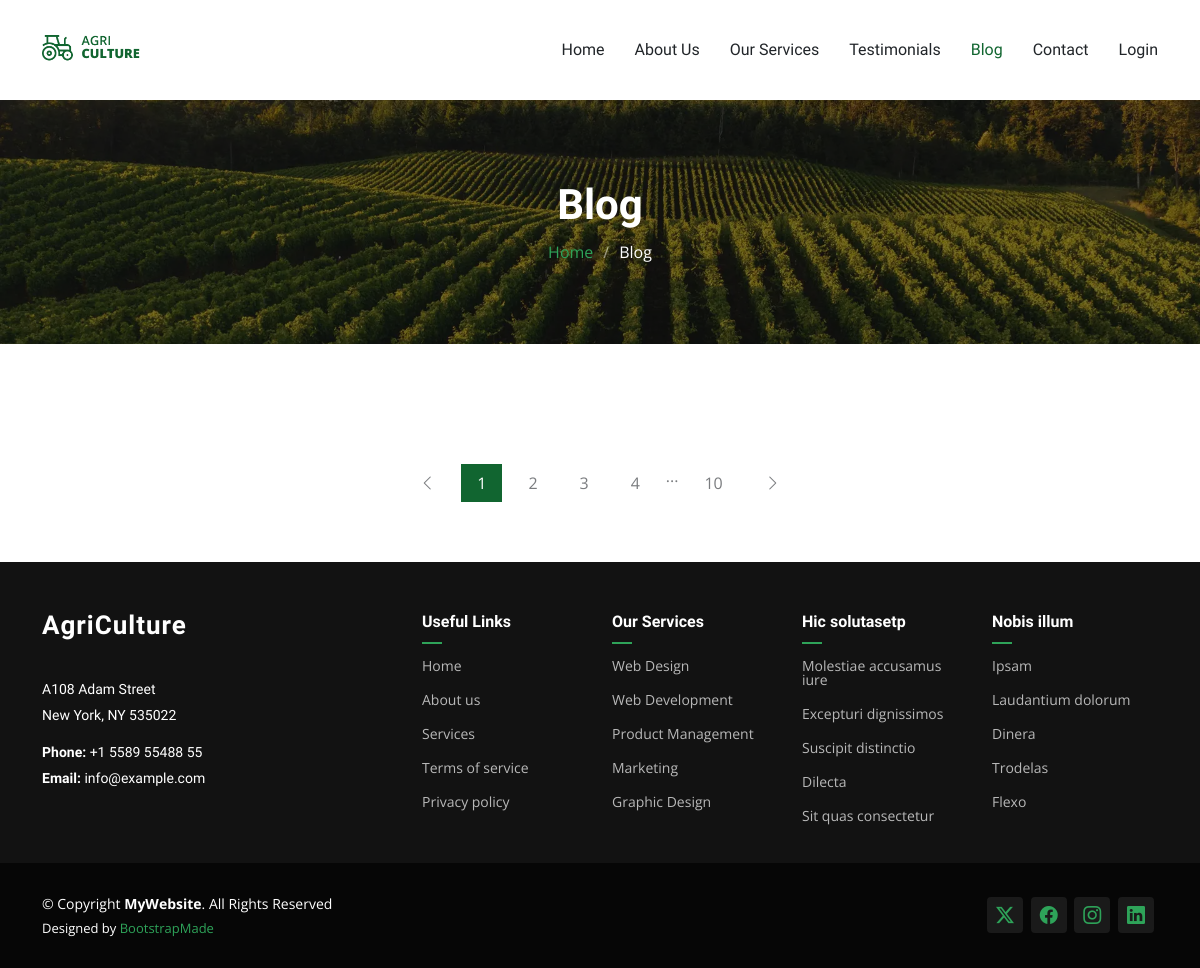
The page /blog/ on the database as committed earlier.
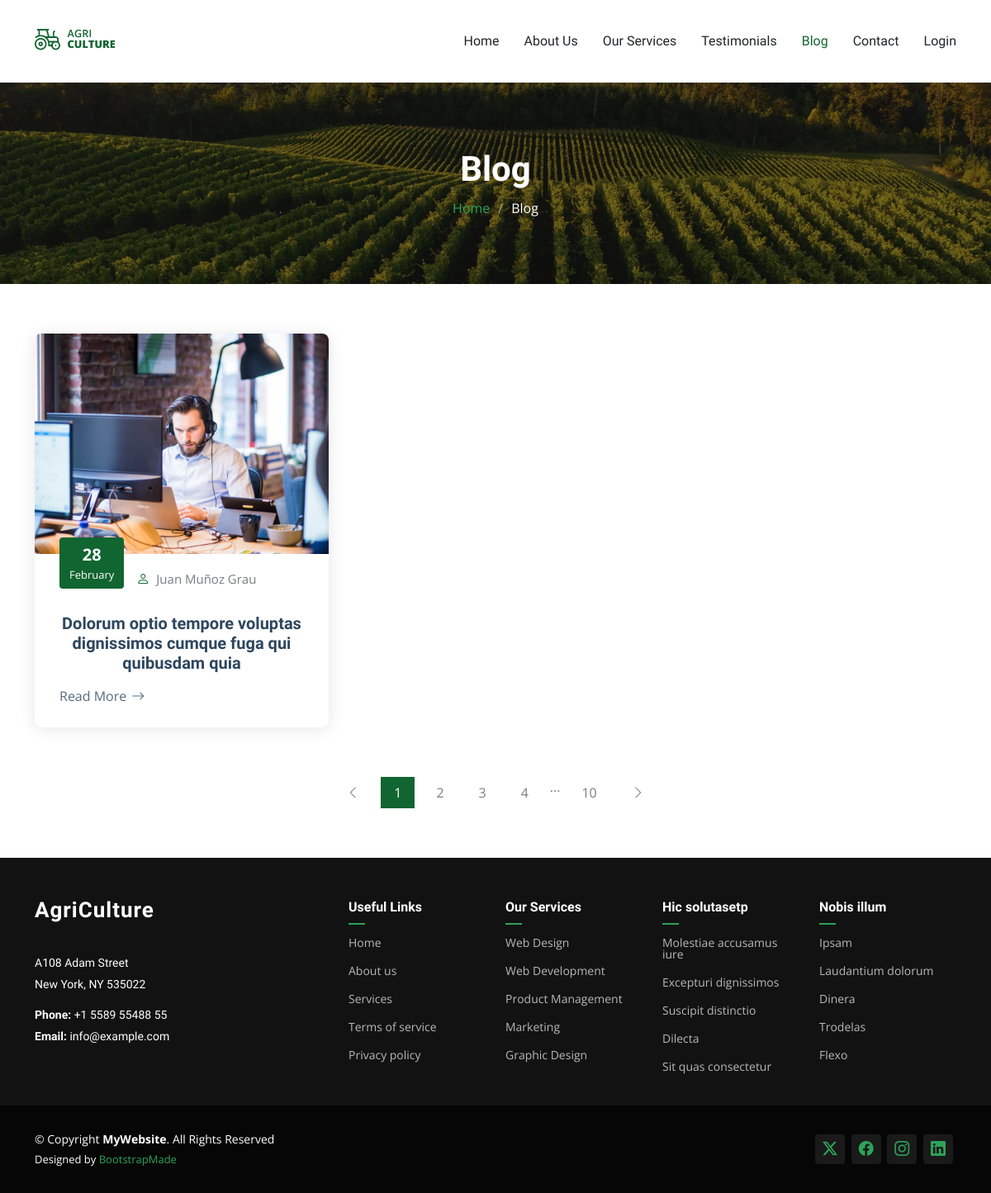
The same page on the database as committed later.
### blog/models.py (models this page shows, shortened)
class Post(models.Model):
    title = models.CharField(max_length=200, verbose_name='Title')
    subtitle = models.CharField(max_length=200, verbose_name='Subtitle')
    content = models.TextField(verbose_name='Content')
    image = models.ImageField(verbose_name='Image', upload_to='posts', null=False, blank=False)
    author = models.ForeignKey(User, verbose_name='Author', on_delete=models.CASCADE)
    created_at = models.DateTimeField(auto_now_add=True, verbose_name="Creation Date")
    updated_at = models.DateTimeField(auto_now=True, verbose_name = "Edition Date")
    published_at = models.DateTimeField(verbose_name="Published Date", default=now)
    class Meta:
        verbose_name = "Post"
        verbose_name_plural = "Posts"
        ordering = ['-created_at']

### blog/views.py (the view)
# urls.py: path('', PublicPostListView.as_view(), name='post-list'),
class PublicPostListView(ListView):
    model = Post
    template_name = "blog/post_list.html"
    context_object_name = "posts"
    ordering = ["published_at"]
    paginate_by = 6
    def get_queryset(self):
        queryset = super().get_queryset()
        return queryset
    def get_context_data(self, **kwargs):
        context = super().get_context_data(**kwargs)
        return context

### core/templates/blog/post_list.html (shortened to what this page needs)
{% extends 'partials/base.html' %}
{% load static %}
{% block content %}
    {% include 'sections/page-title.html' with page_title="Blog" page_subtitle="Blog" %}
    <section id="blog-posts-2" class="blog-posts-2 section">
        <div class="container">
            <div class="row gy-4">
                {% for post in posts %}
                    <div class="col-lg-4">
                        <article class="position-relative h-100">
                            <div class="post-img position-relative overflow-hidden">
                                <img src="{{ post.image.url }}" class="img-fluid" alt="">
                            </div>
                            <div class="meta d-flex align-items-end">
                                <span class="post-date"><span>{{ post.published_at|date:"d" }}</span>{{ post.published_at|date:"F" }}</span>
                                <div class="d-flex align-items-center">
                                    <i class="bi bi-person"></i> <span class="ps-2">{{ post.author.first_name }} {{ post.author.last_name }}</span>
                                </div>
                            </div>
                            <div class="post-content d-flex flex-column">
                                <h3 class="post-title">{{ post.title }}</h3>
                                <a href="{% url 'post-detail' post.id %}" class="readmore stretched-link"><span>Read More</span><i class="bi bi-arrow-right"></i></a>
                            </div>
                        </article>
                    </div>
                {% endfor %}
            </div>
        </div>
    </section>
    <section id="blog-pagination" class="blog-pagination section">
        <div class="container">
            <div class="d-flex justify-content-center">
                <ul>
                    <li><a href="#"><i class="bi bi-chevron-left"></i></a></li>
                    <li><a href="#" class="active">1</a></li>
                    <li><a href="#">2</a></li>
                    <li><a href="#">3</a></li>
                    <li><a href="#">4</a></li>
                    <li>...</li>
                    <li><a href="#">10</a></li>
                    <li><a href="#"><i class="bi bi-chevron-right"></i></a></li>
                </ul>
            </div>
        </div>
    </section>
{% endblock content %}

Rows that differ between the two databases and show on the page:
added Post: image (picture), published_at "28", published_at "February", author.first_name "Juan", author.last_name "Muñoz Grau", title "Dolorum optio tempore voluptas dignissimos cumque fuga qui quibusdam quia"
